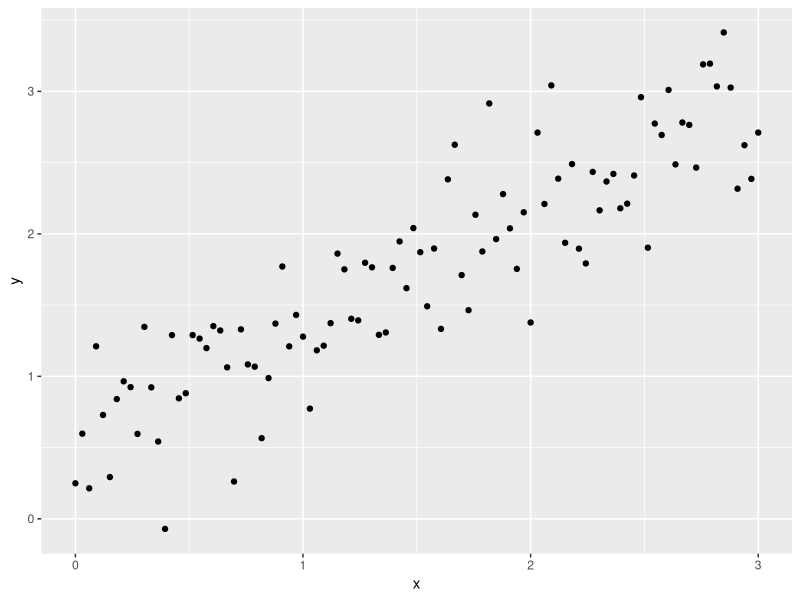
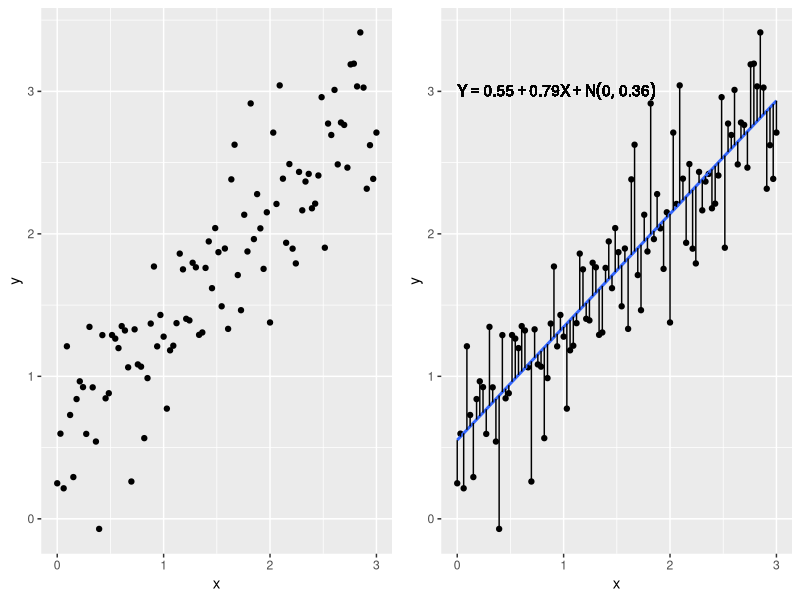
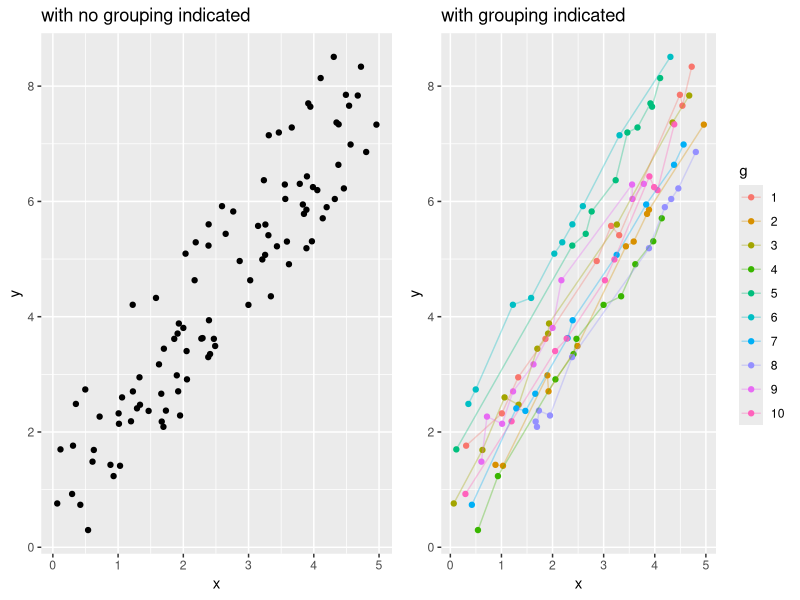
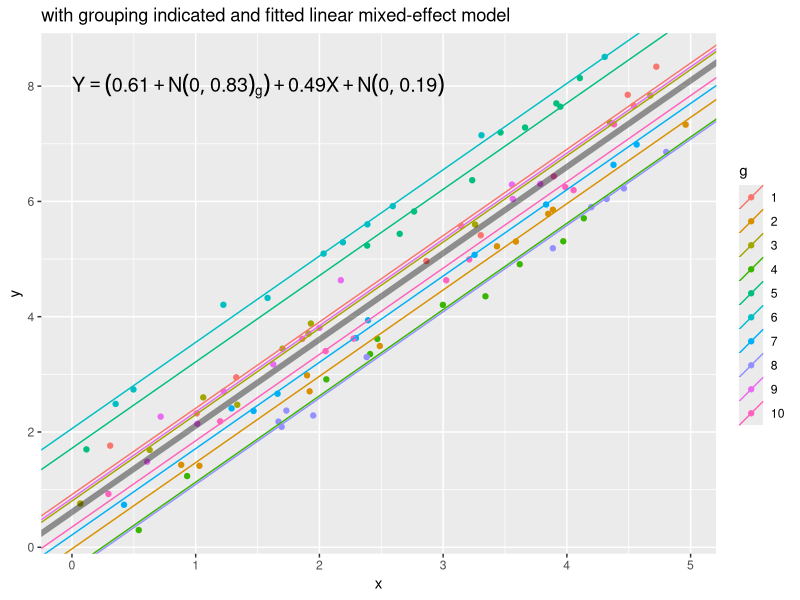
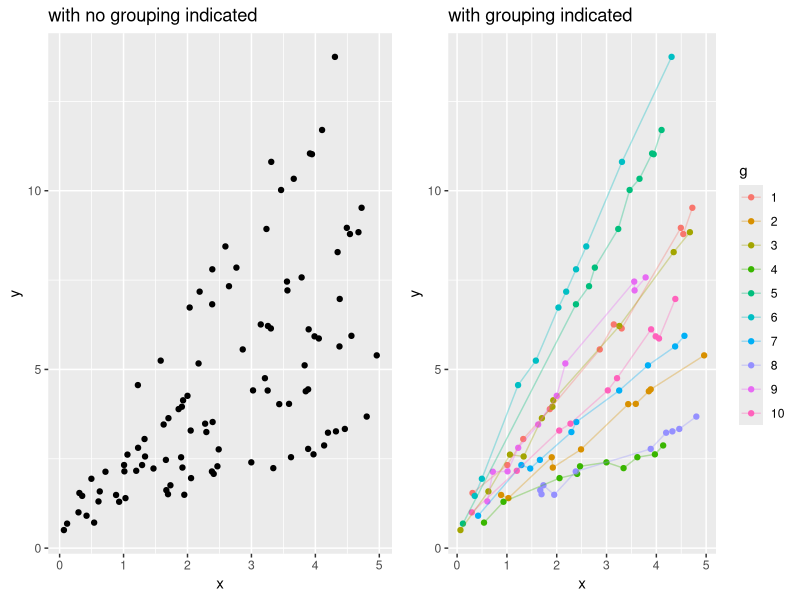
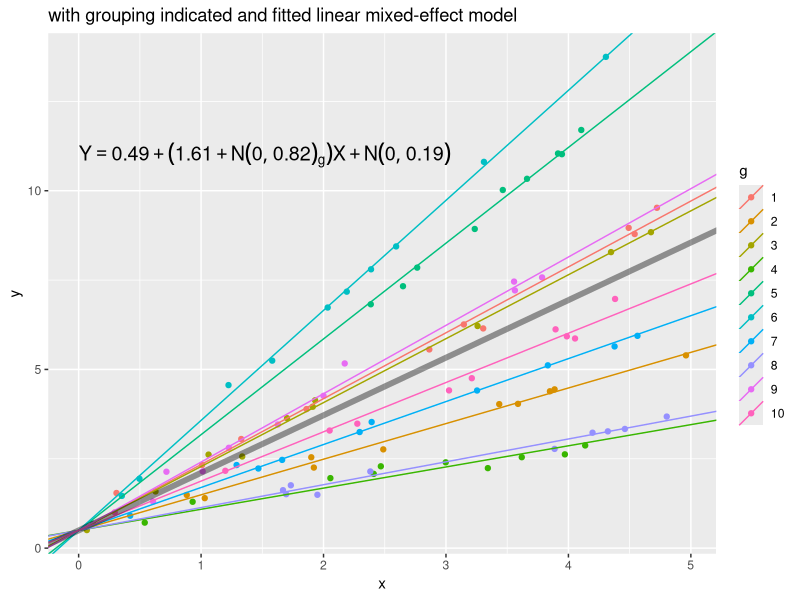
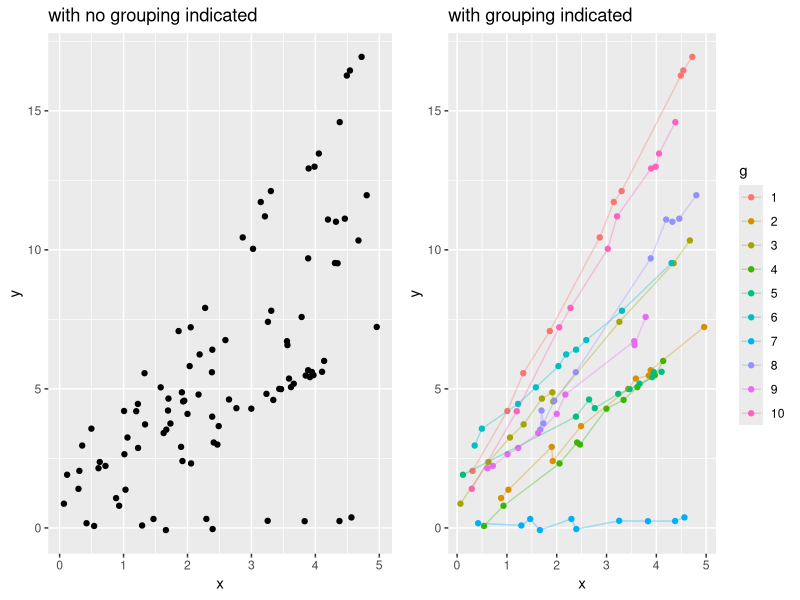
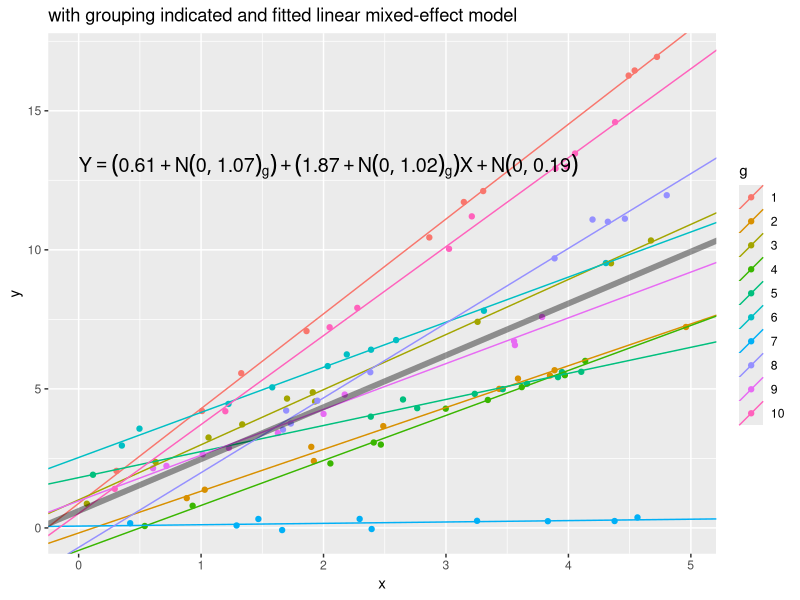

Write the R code that produced these figures, in order.
## ---- chunk 1
options(digits = 4)
x <- seq(0,3,length.out = 100)
set.seed(1)
y <- 0.5 + 0.8*x + rnorm(100,sd = 0.4)
m1 <- lm(y ~ x)
dat <- data.frame(y, x, fit = fitted(m1))
library(ggplot2)
ggplot(dat, aes(x,y)) + geom_point()

## ---- chunk 2
m1 <- lm(y ~ x)
coef(m1) # model coefficients
summary(m1)$sigma # estimate of error standard deviation
## ---- chunk 3
library(gridExtra)
p1 <- ggplot(dat, aes(x,y)) + geom_point()

p2 <- ggplot(dat, aes(x,y)) + geom_point() + geom_smooth(method="lm",se=F) + 
  geom_segment(aes(x = x, y = y, xend = x, yend = fit)) +
  geom_text(data=NULL, aes(x=0,y=3,label="Y == 0.55 + 0.79*X + N(0,0.36)"), 
            parse=TRUE, hjust=0)
grid.arrange(p1, p2, nrow=1) # can also use ncol

## ---- chunk 4
n1 <- 10 # 10 subjects
n2 <- 10 # 10 obs per subject
g <- gl(n = n1, k = n2) # 10 levels repeated 10 times each
set.seed(1)
x <- as.vector(replicate(n1,round(sort(runif(n2, 0, 5)),3)))
b0 <- rnorm(n1, 0, 0.8) # random intercept
eps <- rnorm(length(g),0,0.2)
b <- b0[g]
y <- 0.5 + b + 1.5*x + eps
dat <- data.frame(g, x, y, b, eps)
p1 <- ggplot(dat, aes(x,y)) + geom_point() + labs(title="with no grouping indicated")
p2 <- ggplot(dat, aes(x,y, color=g)) + geom_point() + geom_line(alpha=1/3) + labs(title="with grouping indicated")
grid.arrange(p1, p2, nrow=1)
## ---- chunk 5
library(lme4) # package for fitting lme
lme1 <- lmer(y ~ x + (1 | g), data = dat)
fixef(lme1) # fixed effect estimates
VarCorr(lme1) # D and R estimates
## ---- chunk 6
lfits <- coef(lme1)$g
names(lfits)[1] <- "int"
lfits$g <- factor(1:10)
ggplot(dat, aes(x,y,color=g)) + geom_point() + 
  geom_abline(data=lfits, aes(intercept=int, slope=x, color=g)) +
  geom_abline(intercept=fixef(lme1)[1], slope=fixef(lme1)[2],size=2, alpha=0.4) +
  labs(title="with grouping indicated and fitted linear mixed-effect model") +
  annotate("text", x=0,y=8,label="Y == (0.61 + N(0,0.83)[g]) + 0.49*X  + N(0,0.19)", 
            parse=TRUE, hjust=0, size = 5)
## ---- chunk 7
# Random slopes
n1 <- 10 # 10 subjects
n2 <- 10 # 10 obs per subject
g <- gl(n = n1, k = n2) # 10 levels repeated 10 times each
set.seed(1)
x <- as.vector(replicate(n1,round(sort(runif(n2, 0, 5)),3)))
b1 <- rnorm(n1, 0, 0.8) # random slope
eps <- rnorm(length(g),0,0.2)
b <- b1[g]
y <- 0.5 + (1.5 + b)*x + eps
dat <- data.frame(g, x, y, b, eps)
p1 <- ggplot(dat, aes(x,y)) + geom_point() + labs(title="with no grouping indicated")
p2 <- ggplot(dat, aes(x,y, color=g)) + geom_point() + geom_line(alpha=1/3) + labs(title="with grouping indicated")
grid.arrange(p1, p2, nrow=1) 
## ---- chunk 8
lme2 <- lmer(y ~ x + (-1 + x | g), data = dat)
fixef(lme2) # fixed effect estimates
VarCorr(lme2) # D and R estimates
## ---- chunk 9
lfits <- coef(lme2)$g
names(lfits)[1] <- "int"
lfits$g <- factor(1:10)
ggplot(dat, aes(x,y,color=g)) + geom_point() + 
  geom_abline(data=lfits, aes(intercept=int, slope=x, color=g)) +
  geom_abline(intercept=fixef(lme2)[1], slope=fixef(lme2)[2],size=2, alpha=0.4) +
  labs(title="with grouping indicated and fitted linear mixed-effect model") +
  annotate("text", x=0,y=11,label="Y == 0.49 + (1.61 + N(0,0.82)[g])*X  + N(0,0.19)", 
            parse=TRUE, hjust=0, size = 5)
## ---- chunk 10
# Random intercepts and random slopes
n1 <- 10 # 10 subjects
n2 <- 10 # 10 obs per subject
g <- gl(n = n1, k = n2) # 10 levels repeated 10 times each
set.seed(1)
x <- as.vector(replicate(n1,round(sort(runif(n2, 0, 5)),3)))
b0 <- rnorm(n1, 0, 1) # random intercept
b1 <- rnorm(n1, 0, 0.8) # random slope
eps <- rnorm(length(g),0,0.2)
b0 <- b0[g]
b1 <- b1[g]
y <- (0.5 + b0) + (1.5 + b1)*x + eps
dat <- data.frame(g, x, y, eps)
p1 <- ggplot(dat, aes(x,y)) + geom_point() + labs(title="with no grouping indicated")
p2 <- ggplot(dat, aes(x,y, color=g)) + geom_point() + geom_line(alpha=1/3) + labs(title="with grouping indicated")
grid.arrange(p1, p2, nrow=1)
## ---- chunk 11
lme3 <- lmer(y ~ x + (x | g), data = dat)
fixef(lme3) 
VarCorr(lme3) 
## ---- chunk 12
lfits <- coef(lme3)$g
names(lfits)[1] <- "int"
lfits$g <- factor(1:10)
ggplot(dat, aes(x,y,color=g)) + geom_point() + 
  geom_abline(data=lfits, aes(intercept=int, slope=x, color=g)) +
  geom_abline(intercept=fixef(lme3)[1], slope=fixef(lme3)[2],size=2, alpha=0.4) +
  labs(title="with grouping indicated and fitted linear mixed-effect model") +
  annotate("text", x=0,y=13,label="Y == (0.61 + N(0,1.07)[g]) + (1.87 + N(0,1.02)[g])*X  + N(0,0.19)", 
            parse=TRUE, hjust=0, size = 5)
## ---- chunk 13
library(lme4)
head(sleepstudy)
